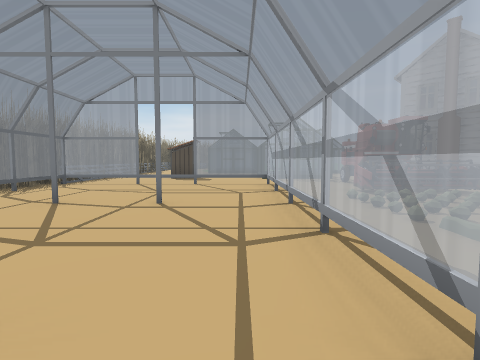
view 1 (above)

19 first-person views from a walk through a Unity game level. The camera is 1.5 m above the floor, tilts 4° down and sees 80° across. Doors are open. The floor is counted in squares, 2 m on a side. Each view is taken from the middle of a square. On the plan, view 1 faces up. The plan holds only what a view shows up to about 10 squares ahead; the rest is blank. The place goes on beyond the plan. The player is left out. Some animated figures are not drawn. Some surface patterns are stand-ins.

view 2
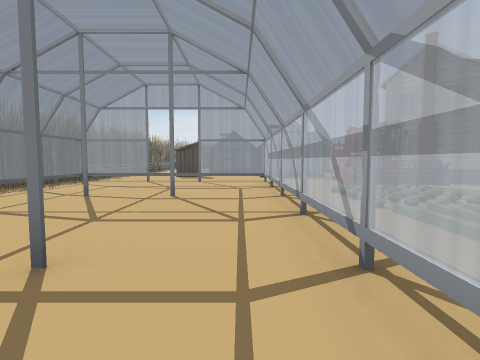

view 3
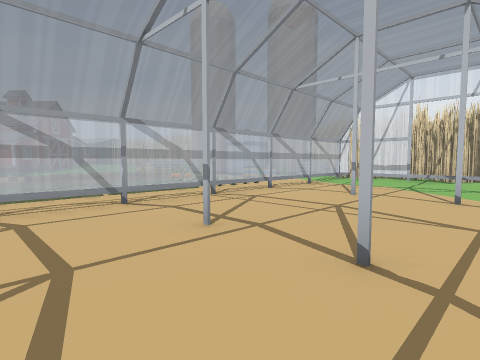

view 4
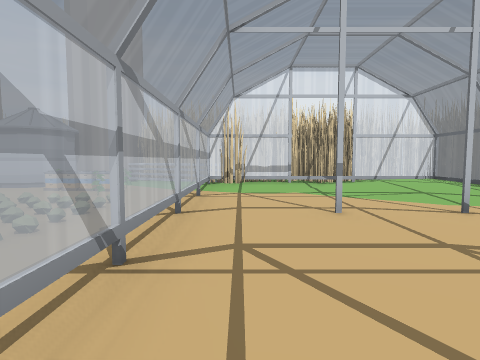

view 5
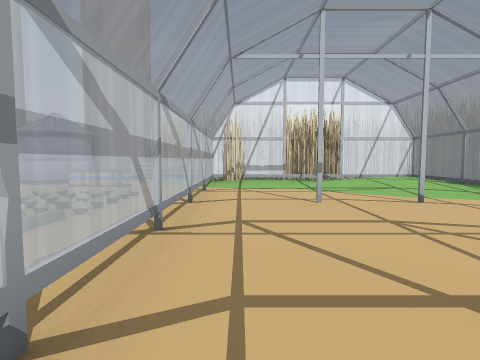

view 6
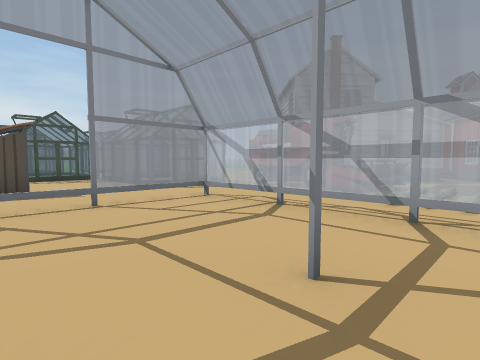

view 7
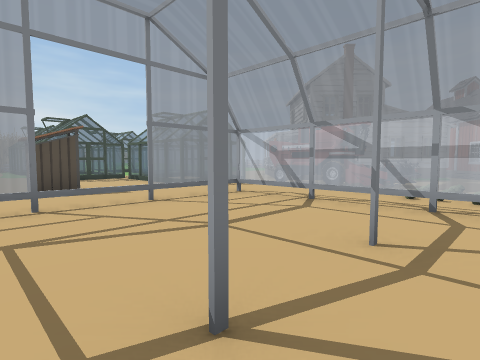

view 8
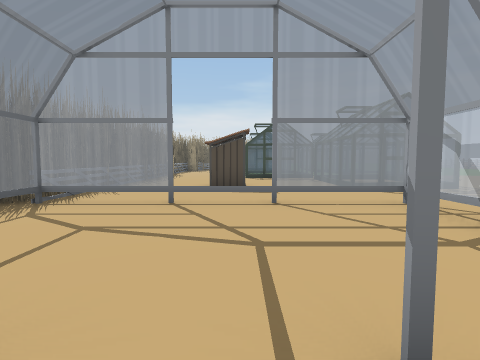

view 9
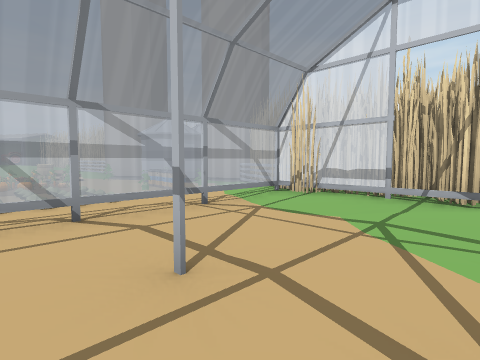

view 10
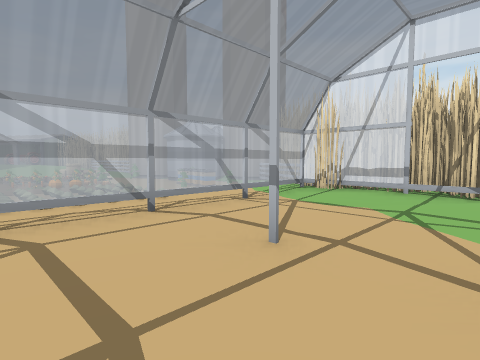

view 11
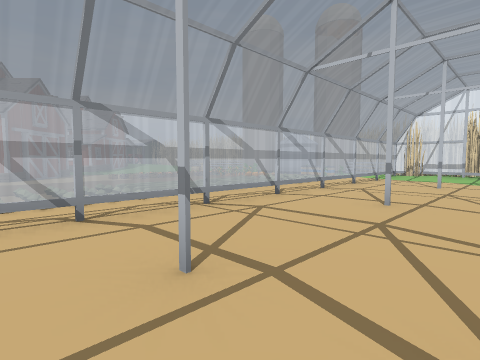

view 12
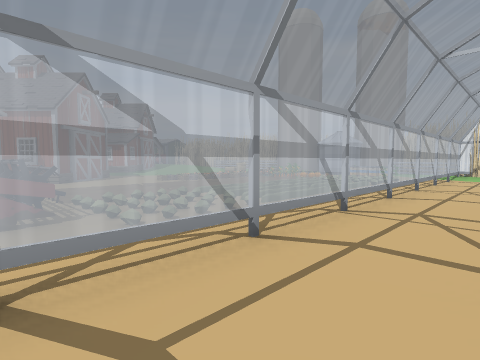

view 13
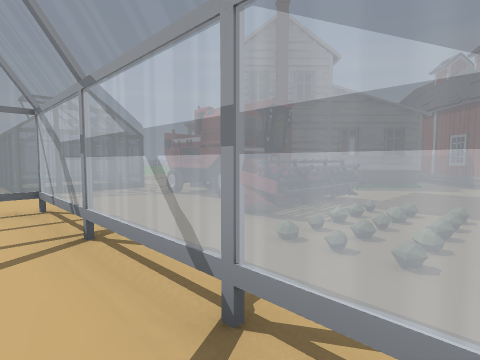

view 14
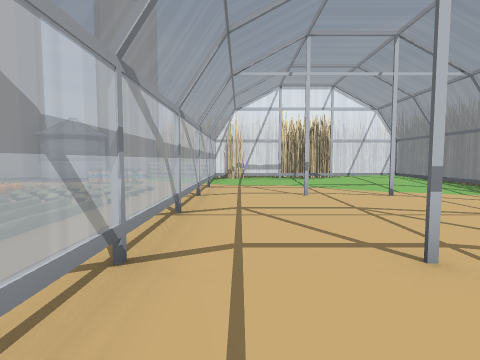

view 15
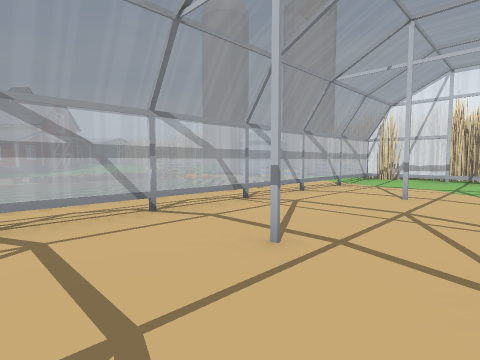

view 16
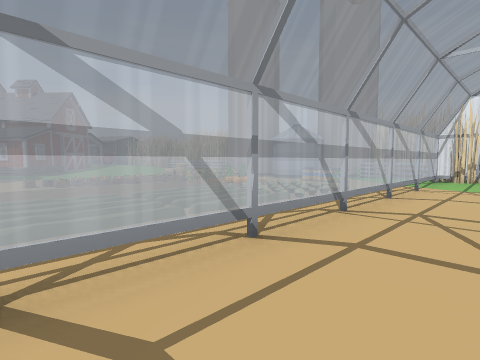

view 17
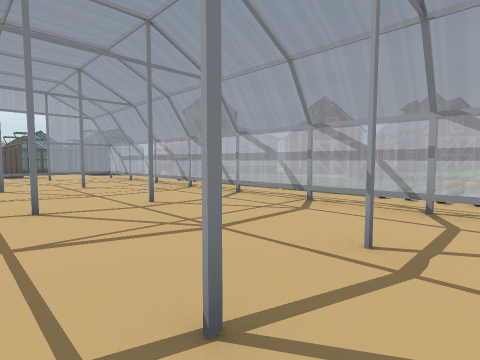

view 18
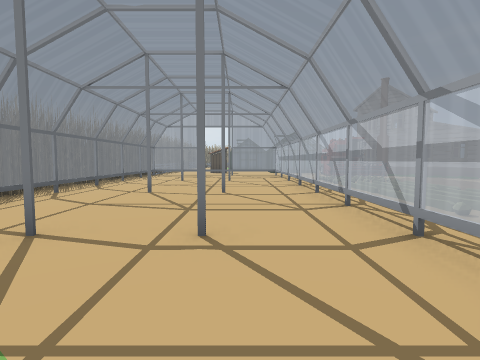

view 19
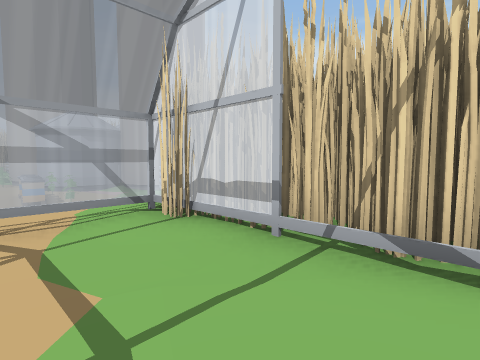

### Floor plan
Key: @ floor where view 1 was taken; # wall or solid block; . main floor; : floor 0.25 m higher than the main floor; / step, stairs or slope; D open door; = window, fence, low wall or low ledge; ^ raised ledge; P plant; T thing the floor can be seen under or through; F fence; B barn; O other object.
Columns run from 8 left of view 1 to 12 right of it. Each row starts with its distance up from view 1.
 16        O
 15        ..OOO
 14   O... ..O.
 13   OO.....O.=
 12  OPF..O..O==.
 11 O P..........
 10 O P.........OO
  9 O P##DDTTT..####
  8 OO#......T..OO.##
  7   P#.....T.^##..###BB
  6   .#.....T.###...#BB
  5     .#.#.T..//  ..B
  4 O #......T..//  ..B
  3 OP.#.....T.//   ..
  2  P.#.....T.     .O..
  1   .#.#.#.T.     O...
  0   .#....@T.     /
 -1    #.....T.     /O
 -2     .....T..//OOO
 -3     .#.#.T... OO
 -4   #:.....T... OO
 -5   # /....T.O...O
 -6   P ::...T.OOO  O
 -7  OP##DP#PP.O.O###
 -8  OOPPPPPPOFF###
 -9  O  O OOO O  ##

Positions as (right, up) in squares from view 1, and headings:
1: (0, 0), facing up
2: (0, -1), facing up
3: (-4, 3), facing down-right
4: (0, 1), facing down
5: (0, 2), facing down
6: (-3, 4), facing up-right
7: (-4, 4), facing up-right
8: (-2, 4), facing up
9: (-3, -2), facing down-right
10: (-3, -1), facing down-right
11: (-3, 6), facing down-right
12: (-1, 7), facing down-right
13: (0, 4), facing up-right
14: (0, 3), facing down
15: (-3, 3), facing down-right
16: (-1, 3), facing down-right
17: (-4, -4), facing up-right
18: (-1, -6), facing up
19: (-3, -5), facing down-right
